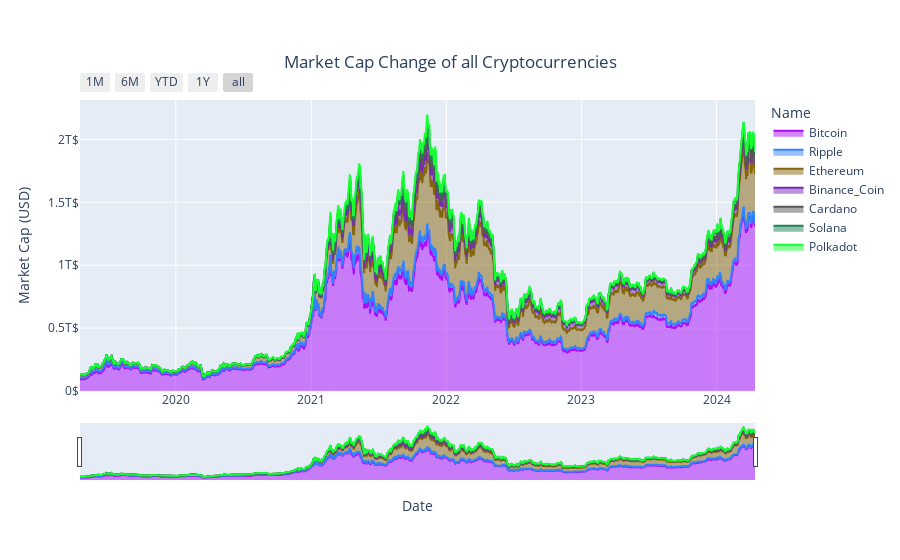

This figure's notebook cell:
### Code cell
import plotly.express as px
import pandas as pd

# Assuming 'df' is your DataFrame loaded with cryptocurrency data
# Make sure 'Date' is in datetime format
df['Date'] = pd.to_datetime(df['Date'])

# Create an area plot for market capitalization
area = px.area(data_frame=df, 
               x="Date", 
               y="Marketcap", 
               line_group="Name", 
               color="Name",
               color_discrete_sequence=px.colors.qualitative.Alphabet, 
               title='Market Cap Change of all Cryptocurrencies')

# Update x-axis with a range slider and range selector buttons
area.update_xaxes(
    title_text='Date',
    rangeslider_visible=True,
    rangeselector=dict(buttons=[
        dict(count=1, label='1M', step='month', stepmode='backward'),
        dict(count=6, label='6M', step='month', stepmode='backward'),
        dict(count=1, label='YTD', step='year', stepmode='todate'),
        dict(count=1, label='1Y', step='year', stepmode='backward'),
        dict(step='all')
    ])
)

# Update y-axis settings
area.update_yaxes(title_text='Market Cap (USD)', ticksuffix='$')

# Update layout to enhance title positioning and enable legend
area.update_layout(
    showlegend=True,
    title={'text': 'Market Cap Change of all Cryptocurrencies', 'y':0.9, 'x':0.5, 'xanchor': 'center', 'yanchor': 'top'}
)

# Display the plot
area.show()

### Figure 1 — Plotly figure (JSON) as saved in the notebook; plotly's stock layout.template omitted (floating-point values rounded to 4 significant figures; data arrays with more than 128 entries replaced by an {"elided": "..."} marker saying what was removed)
{"data": [{"fillpattern": {"shape": ""}, "hovertemplate": "Name=Bitcoin<br>Date=%{x}<br>Marketcap=%{y}<extra></extra>", "legendgroup": "Bitcoin", "line": {"color": "#AA0DFE"}, "marker": {"symbol": "circle"}, "mode": "lines", "name": "Bitcoin", "orientation": "v", "showlegend": true, "stackgroup": "1", "type": "scatter", "x": {"elided": "1825 str values"}, "xaxis": "x", "y": {"elided": "1825 float values"}, "yaxis": "y"}, {"fillpattern": {"shape": ""}, "hovertemplate": "Name=Ripple<br>Date=%{x}<br>Marketcap=%{y}<extra></extra>", "legendgroup": "Ripple", "line": {"color": "#3283FE"}, "marker": {"symbol": "circle"}, "mode": "lines", "name": "Ripple", "orientation": "v", "showlegend": true, "stackgroup": "1", "type": "scatter", "x": {"elided": "1825 str values"}, "xaxis": "x", "y": {"elided": "1825 float values"}, "yaxis": "y"}, {"fillpattern": {"shape": ""}, "hovertemplate": "Name=Ethereum<br>Date=%{x}<br>Marketcap=%{y}<extra></extra>", "legendgroup": "Ethereum", "line": {"color": "#85660D"}, "marker": {"symbol": "circle"}, "mode": "lines", "name": "Ethereum", "orientation": "v", "showlegend": true, "stackgroup": "1", "type": "scatter", "x": {"elided": "1825 str values"}, "xaxis": "x", "y": {"elided": "1825 float values"}, "yaxis": "y"}, {"fillpattern": {"shape": ""}, "hovertemplate": "Name=Binance_Coin<br>Date=%{x}<br>Marketcap=%{y}<extra></extra>", "legendgroup": "Binance_Coin", "line": {"color": "#782AB6"}, "marker": {"symbol": "circle"}, "mode": "lines", "name": "Binance_Coin", "orientation": "v", "showlegend": true, "stackgroup": "1", "type": "scatter", "x": {"elided": "1825 str values"}, "xaxis": "x", "y": {"elided": "1825 float values"}, "yaxis": "y"}, {"fillpattern": {"shape": ""}, "hovertemplate": "Name=Cardano<br>Date=%{x}<br>Marketcap=%{y}<extra></extra>", "legendgroup": "Cardano", "line": {"color": "#565656"}, "marker": {"symbol": "circle"}, "mode": "lines", "name": "Cardano", "orientation": "v", "showlegend": true, "stackgroup": "1", "type": "scatter", "x": {"elided": "1825 str values"}, "xaxis": "x", "y": {"elided": "1825 float values"}, "yaxis": "y"}, {"fillpattern": {"shape": ""}, "hovertemplate": "Name=Solana<br>Date=%{x}<br>Marketcap=%{y}<extra></extra>", "legendgroup": "Solana", "line": {"color": "#1C8356"}, "marker": {"symbol": "circle"}, "mode": "lines", "name": "Solana", "orientation": "v", "showlegend": true, "stackgroup": "1", "type": "scatter", "x": {"elided": "1466 str values"}, "xaxis": "x", "y": {"elided": "1466 float values"}, "yaxis": "y"}, {"fillpattern": {"shape": ""}, "hovertemplate": "Name=Polkadot<br>Date=%{x}<br>Marketcap=%{y}<extra></extra>", "legendgroup": "Polkadot", "line": {"color": "#16FF32"}, "marker": {"symbol": "circle"}, "mode": "lines", "name": "Polkadot", "orientation": "v", "showlegend": true, "stackgroup": "1", "type": "scatter", "x": {"elided": "1332 str values"}, "xaxis": "x", "y": {"elided": "1332 float values"}, "yaxis": "y"}], "layout": {"legend": {"title": {"text": "Name"}, "tracegroupgap": 0}, "showlegend": true, "title": {"text": "Market Cap Change of all Cryptocurrencies", "x": 0.5, "xanchor": "center", "y": 0.9, "yanchor": "top"}, "xaxis": {"anchor": "y", "domain": [0, 1], "rangeselector": {"buttons": [{"count": 1, "label": "1M", "step": "month", "stepmode": "backward"}, {"count": 6, "label": "6M", "step": "month", "stepmode": "backward"}, {"count": 1, "label": "YTD", "step": "year", "stepmode": "todate"}, {"count": 1, "label": "1Y", "step": "year", "stepmode": "backward"}, {"step": "all"}]}, "rangeslider": {"visible": true}, "title": {"text": "Date"}}, "yaxis": {"anchor": "x", "domain": [0, 1], "ticksuffix": "$", "title": {"text": "Market Cap (USD)"}}}}
